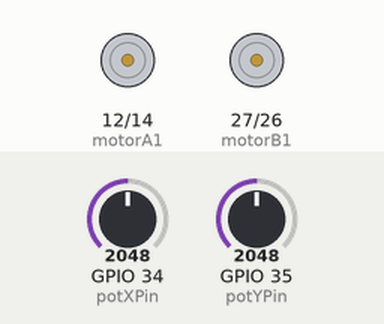
This sketch was run on a simulated ESP32. Parts: motor-driver pin pairs drawn as motors (green arrow = first pin HIGH = forward, orange = second pin HIGH = backward, longer = more drive). The inputs (shaded band) are chosen by the test bench; at power-on: GPIO 34 (potXPin) = 2048, GPIO 35 (potYPin) = 2048.

Above: at 1.2 s.
1.3 s: GPIO 34 (potXPin) set to 2114
At 1.6 s:
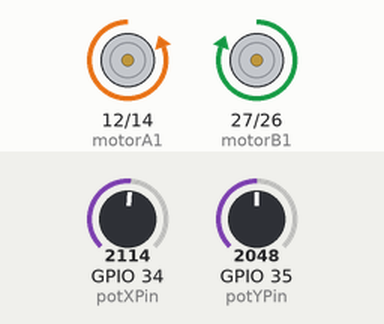
2.8 s: GPIO 34 (potXPin) set to 990
At 4.0 s:
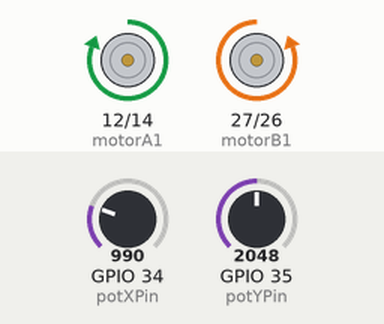
4.3 s: GPIO 34 (potXPin) set to 1069
At 5.1 s:
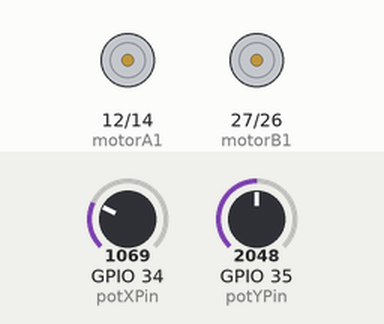
5.8 s: GPIO 35 (potYPin) set to 2127
At 6.2 s:
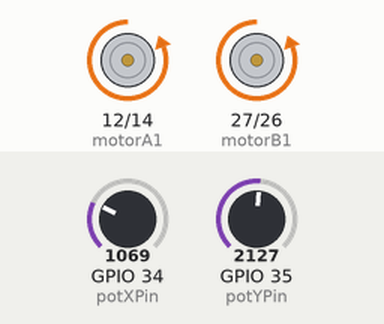
7.3 s: GPIO 35 (potYPin) set to 990
At 8.5 s:
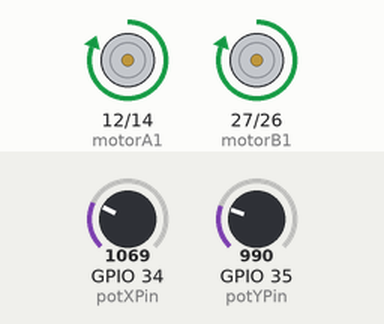
8.8 s: GPIO 35 (potYPin) set to 1070
At 9.7 s:
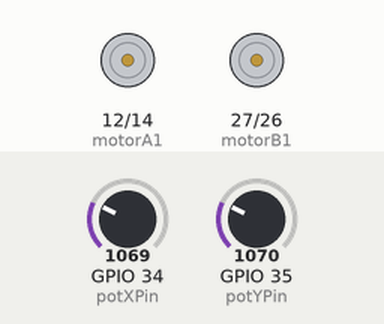
Timing chart, 0 to 11.3 s (numbered marks = the images above; inputs shaded):
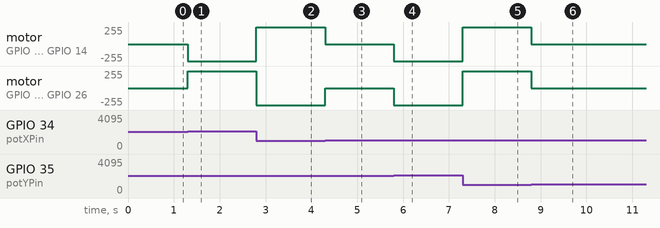

Measured:
- the behaviour switches between 2060 and 2061 on GPIO 34 (potXPin) (found by bisection; images 0 and 1)
- the behaviour switches between 1029 and 1030 on GPIO 34 (potXPin) (found by bisection; images 2 and 3)
- the behaviour switches between 2060 and 2061 on GPIO 35 (potYPin) (found by bisection; images 3 and 4)
- after the input at 1.3 s, motor on GPIO 12 (motorA1) / GPIO 14 (motorA2): stopped → backward 255/255 at once; motor on GPIO 27 (motorB1) / GPIO 26 (motorB2): stopped → forward 255/255 at once
- after the input at 2.8 s, motor on GPIO 12 (motorA1) / GPIO 14 (motorA2): backward 255/255 → forward 255/255 at once; motor on GPIO 27 (motorB1) / GPIO 26 (motorB2): forward 255/255 → backward 255/255 at once
- after the input at 4.3 s, motor on GPIO 12 (motorA1) / GPIO 14 (motorA2): forward 255/255 → stopped at once; motor on GPIO 27 (motorB1) / GPIO 26 (motorB2): backward 255/255 → stopped at once
- after the input at 5.8 s, motor on GPIO 12 (motorA1) / GPIO 14 (motorA2), motor on GPIO 27 (motorB1) / GPIO 26 (motorB2): stopped → backward 255/255 at once
- after the input at 7.3 s, motor on GPIO 12 (motorA1) / GPIO 14 (motorA2), motor on GPIO 27 (motorB1) / GPIO 26 (motorB2): backward 255/255 → forward 255/255 at once
- after the input at 8.8 s, motor on GPIO 12 (motorA1) / GPIO 14 (motorA2), motor on GPIO 27 (motorB1) / GPIO 26 (motorB2): forward 255/255 → stopped at once

The sketch:

zuixin.ino
```cpp
//定义电机A引脚
int motorA1 = 12;
int motorA2 = 14;
//定义电机B引脚
int motorB1 = 27;
int motorB2 = 26;

//定义摇杆电位器的引脚
int potXPin = 34;
int potYPin = 35;

int potXValue = 0;
int potYValue = 0;

void setup() {
  //设置引脚模式为输出
  pinMode(motorA1, OUTPUT);
  pinMode(motorA2, OUTPUT);
  pinMode(motorB1, OUTPUT);
  pinMode(motorB2, OUTPUT);
}

void loop() {
  //读取摇杆电位器的值
  potXValue = analogRead(potXPin);
  potYValue = analogRead(potYPin);

  //比较摇杆电位器的值并控制车辆的运动
  if (potXValue < 1030) {
    digitalWrite(motorA1, HIGH);
    digitalWrite(motorA2, LOW);
    digitalWrite(motorB1, LOW);
    digitalWrite(motorB2, HIGH);
  } else if (potXValue > 2060) {
    digitalWrite(motorA1, LOW);
    digitalWrite(motorA2, HIGH);
    digitalWrite(motorB1, HIGH);
    digitalWrite(motorB2, LOW);
  } else if (potYValue < 1030) {
    digitalWrite(motorA1, HIGH);
    digitalWrite(motorA2, LOW);
    digitalWrite(motorB1, HIGH);
    digitalWrite(motorB2, LOW);
  } else if (potYValue > 2060) {
    digitalWrite(motorA1, LOW);
    digitalWrite(motorA2, HIGH);
    digitalWrite(motorB1, LOW);
    digitalWrite(motorB2, HIGH);
  } else {
    digitalWrite(motorA1, LOW);
    digitalWrite(motorA2, LOW);
    digitalWrite(motorB1, LOW);
    digitalWrite(motorB2, LOW);
  }
}
```
